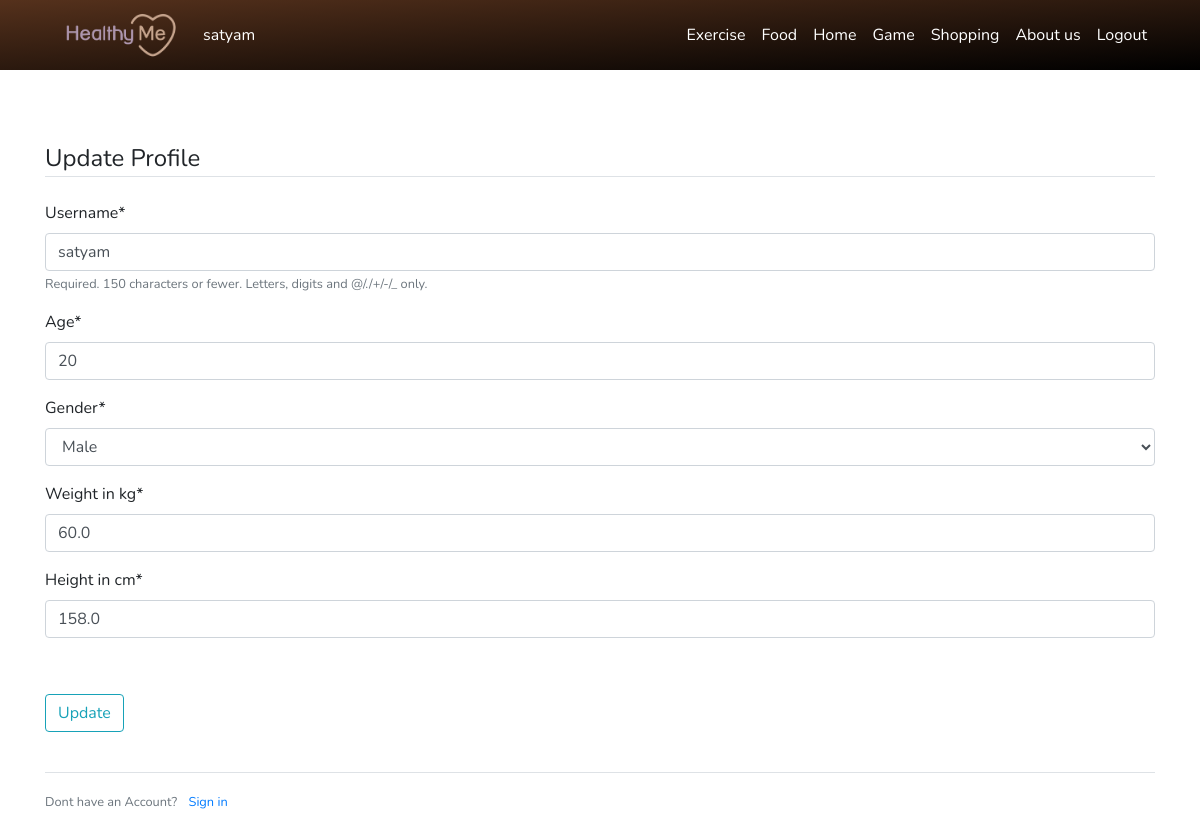
Before: /profile-update/ (signed in) with the older database file.
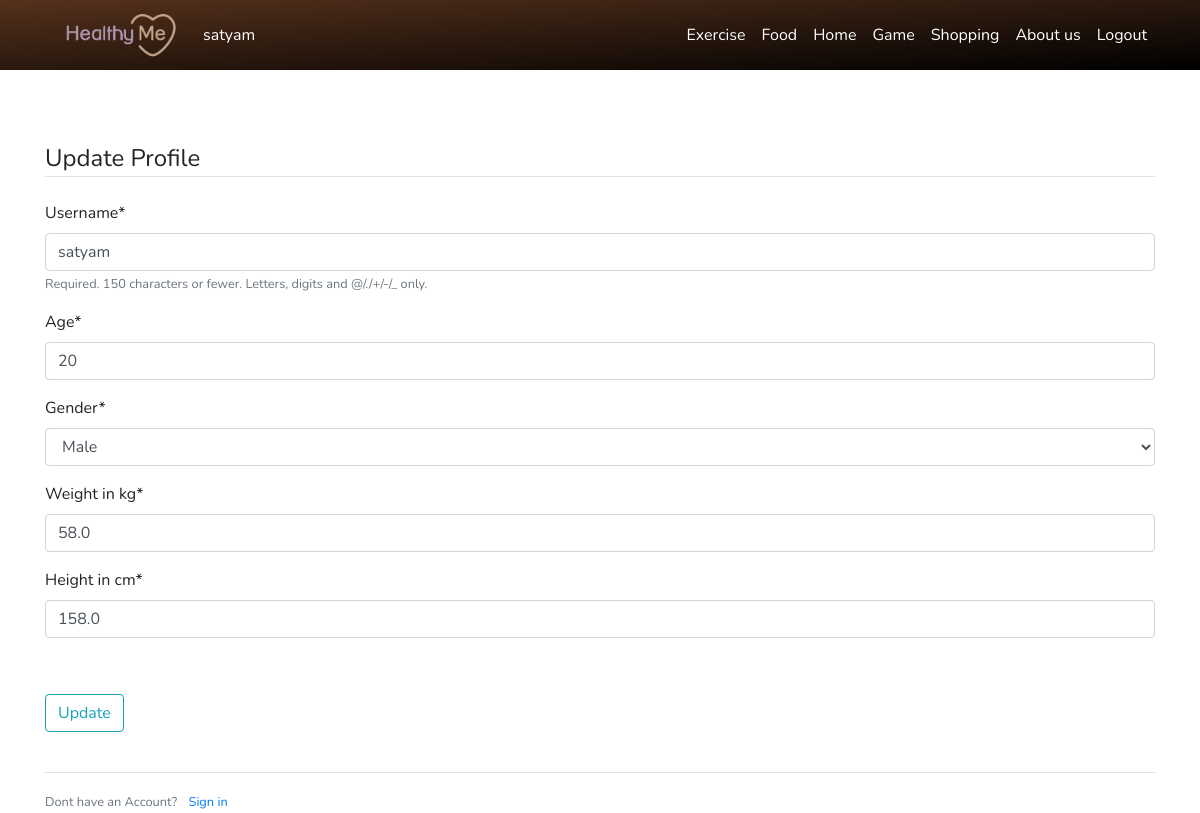
After: the same page with the newer database file.
### user/models.py (models this page shows, shortened)
class Profile(models.Model):
    GENDER = (('M', 'Male'), ('F', 'Female'))
    user = models.OneToOneField(User, on_delete=models.CASCADE)
    age = models.IntegerField(default=10)
    gender = models.CharField(choices=GENDER, max_length=20)
    weight = models.FloatField("Weight in kg", default=40)
    height = models.FloatField("Height in cm", default=150)

### user/views.py (the view)
# urls.py: path('profile-update/', user_views.profile_update, name='profile-update'),
@login_required
def profile_update(request):
    if request.POST:
        m_form = UserUpdateForm(request.POST, instance=request.user)
        p_form = ProfileUpdateForm(request.POST, request.FILES, instance=request.user.profile)
        if m_form.is_valid() and p_form.is_valid():
            m_form.save()
            p_form.save()
            messages.success(request, f"User Profile Updated Successfully")
            return redirect('home-page')
        else:
            messages.warning(request, "Update Failed")
    else:
        m_form = UserUpdateForm(instance=request.user)
        p_form = ProfileUpdateForm(instance=request.user.profile)
    context = {
        'm_form': m_form,
        'p_form': p_form
    }
    return render(request, 'user/update.html', context)

### user/forms.py
class UserUpdateForm(forms.ModelForm):
    class Meta:
        model = User
        fields = ["username"]

class ProfileUpdateForm(forms.ModelForm):
    class Meta:
        model = Profile
        fields = ['age', 'gender', 'weight', 'height']

### user/templates/user/update.html (shortened to what this page needs)
{% extends "foodtracker/base.html" %}
{% load crispy_forms_filters %}
{% load crispy_forms_tags %}
{% block content %}
    <div class="content-section">
        <form method ="POST">
            <fieldset class="form-group">
                <legend class="border-bottom mb-4">Update Profile</legend>
                {{ m_form|crispy }}
                {{ p_form|crispy }}
            </fieldset>
            <br>
            <div class="form-group">
                <button class="btn btn-outline-info" type="submit">Update</button>
            </div>
        </form>
        <br>
        <div class="border-top pt-3">
            <small class="text-muted">
                Dont have an Account? <a class="ml-2" href="{% url 'login' %}">Sign in</a>
            </small>
        </div>
    </div>
{% endblock %}

Changed rows visible on the page:
changed Profile "Male": weight "60.0" → "58.0"
